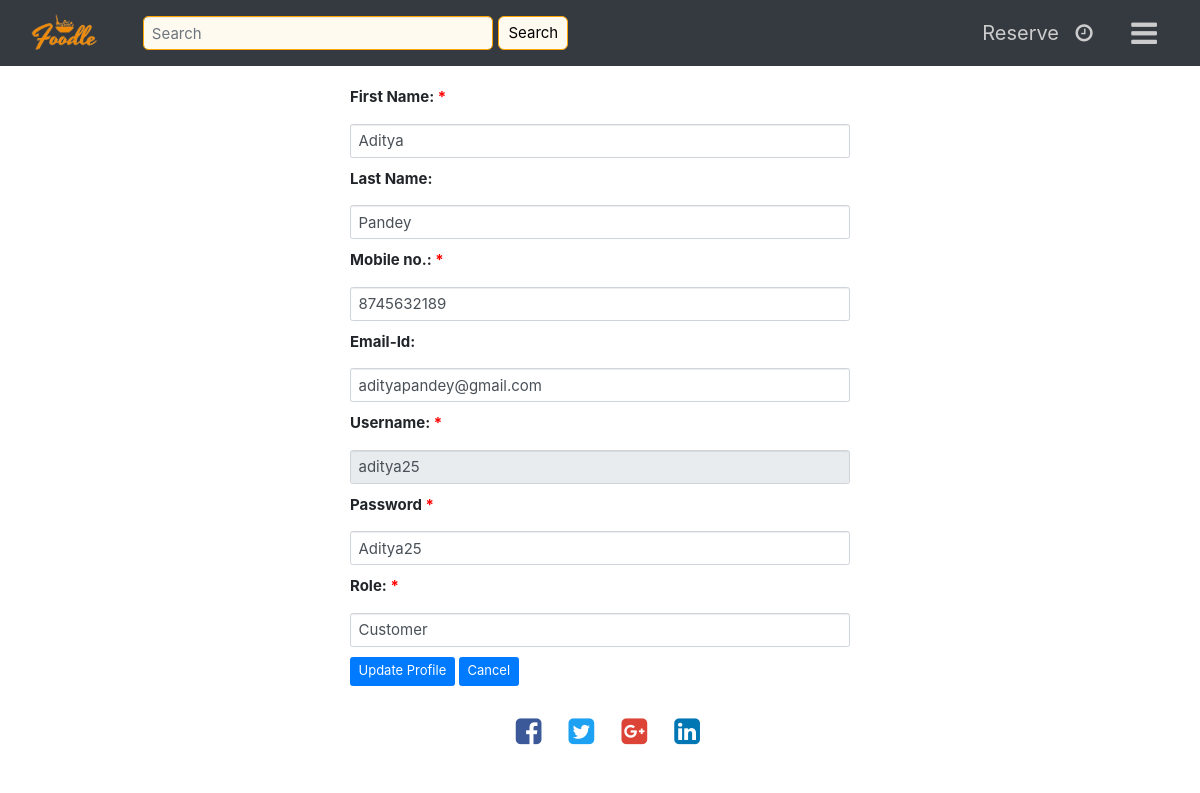
Page /profile_view.php?user_id=aditya25 (signed in) on the committed database.
### tables this page shows
CREATE TABLE `person` (
  `user_id` varchar(15) NOT NULL,
  `pwd` varchar(15) NOT NULL,
  `fname` varchar(15) NOT NULL,
  `lname` varchar(15) DEFAULT NULL,
  `email` varchar(25) NOT NULL,
  `contact` varchar(10) NOT NULL,
  `role` varchar(15) NOT NULL
);

### profile_view.php (the view, shortened to what this page needs)
<?php
include 'templates/header.php' ?>
<?php include 'templates/navbar.php' ?>
<?php
function addcss(){
    echo '<link rel="stylesheet" type="text/css" href="styles/forms.css">';
}?>
<?php
include 'templates/db-con.php';
if($_SESSION['role'] == 'admin')
	$user = $_GET['user_id'];
else
	$user = $_SESSION['uname'];
$sql = "SELECT * from person where user_id = '$user'";
$result = mysqli_query($conn, $sql);
$row = mysqli_fetch_assoc($result);
?>
<form id="profile" action="edit_profile.php"name="profile" method="post" style = "font-size: 15px; width: 500px; margin: 0 auto">
        <div class="form-group" style = "margin:10px 0px 10px; font-size: inherit;">
            <label for="fname">First Name:<span style="color : red"> * </span></label>
            <input type="text" class="form-control" "margin:10px 0px 10px; font-size: inherit;" name="fname" id="fname" value="<?php echo $row ['fname']; ?>" <?php if($_SESSION['role'] != 'admin') echo "readonly" ?> required pattern="[a-zA-z]+$">
            <label for="lname">Last Name:</label>
            <input type="text" class="form-control" "margin:10px 0px 10px; font-size: inherit;" name="lname" id="lname" value="<?php echo $row ['lname']; ?>" <?php if($_SESSION['role'] != 'admin') echo "readonly" ?> pattern="[A-Za-z]+$">
            <label for="contact">Mobile no.: <span style="color : red"> * </span></label>
            <input type="text" class="form-control" "margin:10px 0px 10px; font-size: inherit;" name="contact" id="contact" value="<?php echo $row ['contact']; ?>" <?php if($_SESSION['role'] != 'admin') echo "readonly" ?> required pattern="[0-9]{10}$">
            <label for="email">Email-Id:</label>
            <input type="email" class="form-control" "margin:10px 0px 10px; font-size: inherit;" name="email" id="email" aria-describedby="emailHelp" value="<?php echo $row ['email']; ?>" <?php if($_SESSION['role'] != 'admin') echo "readonly" ?>>
            <label for="fname">Username:<span style="color : red"> * </span></label>
            <input type="text" class="form-control" "margin:10px 0px 10px; font-size: inherit;" name="uname" value="<?php echo $row ['user_id']; ?>" readonly>
            <label for="pwd">Password<span style="color : red"> * </span></label>
            <input type="text" class="form-control" "margin:10px 0px 10px; font-size: inherit;" name="pwd" id="pwd" value="<?php echo $row ['pwd']; ?>" <?php if($_SESSION['role'] != 'admin') echo "readonly" ?> required minlength="8">
			<?php if($_SESSION['role']=='admin')
	echo 	'<label for="role">Role:<span style="color : red"> * </span></label>
            <input type="text" class="form-control" "margin:10px 0px 10px; font-size: inherit;" name="role" value="'.$row ['role'].'">'; ?>
            <div id = "editable" <?php if($_SESSION['role'] != 'admin') echo 'style = "display:none"' ?>>
                <button type="submit" id = "submit" class="btn btn-primary" style="font-size: 13px" onclick="edit_profile.php" >Update Profile</button>
                <button type="button" id = "cancel" class="btn btn-primary" style="font-size: 13px" onclick="location.reload()" >Cancel</button>
            </div>
        </div>
</form>
<?php include 'templates/footer.php' ?>

### styles/forms.css (style rules this page uses)
.form-group { margin: 10px 0px 10px; font-size: inherit; }
.form-control { margin: 10px 0px 10px; font-size: inherit; }

### rows in the picture
person: fname "Aditya", lname "Pandey", contact "8745632189", email "adityapandey@gmail.com", uname "aditya25", pwd "Aditya25", role "Customer"
